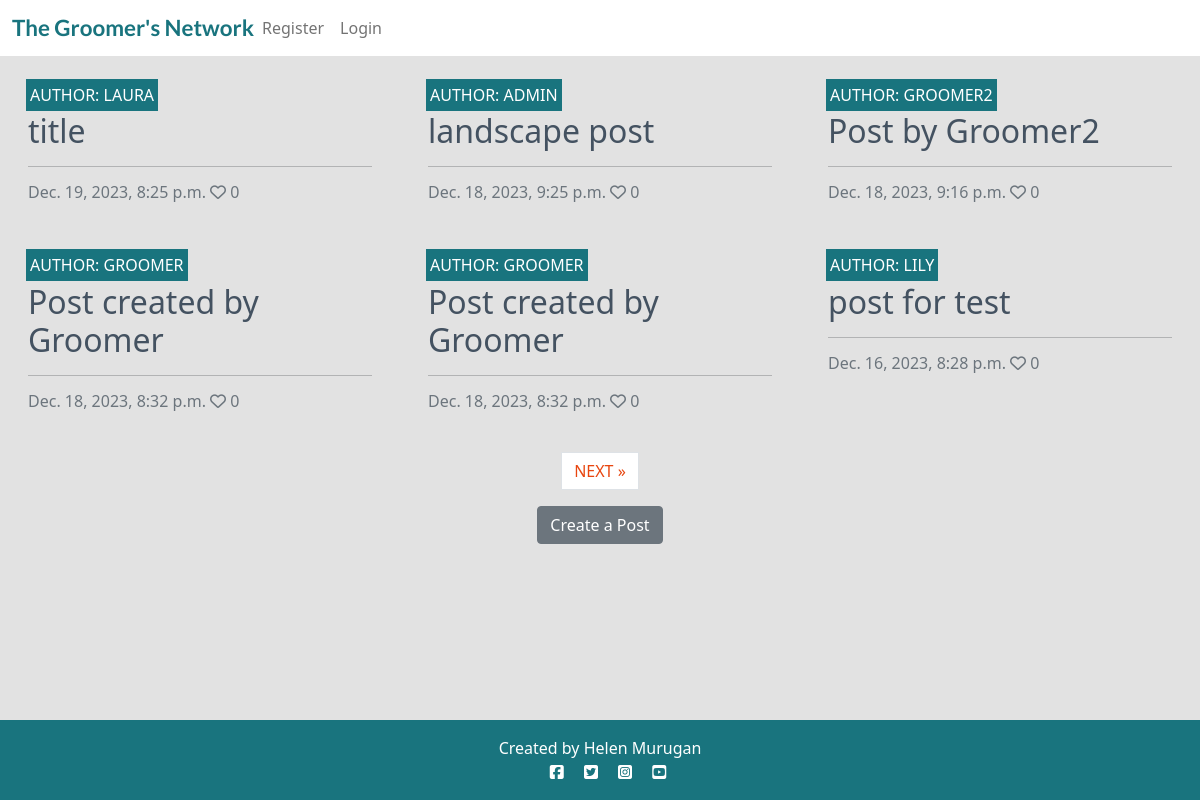
/posts/, run on the app's committed database.
### post/models.py (models this page shows, shortened)
class Post(models.Model):
    title = models.CharField(
        max_length=200,
        verbose_name="Title",
        )
    slug = models.SlugField(
        max_length=200,
        unique=True
        )
    author = models.ForeignKey(
        User,
        on_delete=models.CASCADE,
        related_name="post_posts"
    )
    content = models.TextField(
        blank=True,
        null=True,
    )
    featured_image = CloudinaryField(
        'image',
        default='placeholder'
        )
    created_on = models.DateTimeField(
        auto_now_add=True
        )
    updated_on = models.DateTimeField(
        auto_now=True
        )
    likes = models.ManyToManyField(
        User,
        related_name='post_likes',
        blank=True,
        )
    class Meta:
        ordering = ["-created_on"]
    def number_of_likes(self):
        return self.likes.count()

### post/views.py (the view)
# urls.py: path("", views.PostList.as_view(), name="home"),
class PostList(generic.ListView):
    model = Post
    queryset = Post.objects.order_by("-created_on")
    template_name = "index.html"
    paginate_by = 6

### templates/index.html (shortened to what this page needs)
{% extends "base.html" %}
{% block content %}
<div class="container-fluid">
    <div class="row">
        <div class="col-12 mt-3 left">
            <div class="row">
                {% for post in post_list %}
                <div class="col-md-4">
                    <div class="card mb-4">
                        <div class="card-body">
                            <div class="image-container">
                                <div class="image-flash">
                                    <p class="author">Author: {{ post.author }}</p>
                                </div>
                            </div>
                            <a href="{% url 'post_detail' post.slug  %}" class="post-link">
                                <h2 class="card-title">{{ post.title }}</h2>
                            </a>
                            <hr />
                            <p class="card-text text-muted h6">{{ post.created_on}} <i class="far fa-heart"></i>
                                {{ post.number_of_likes }}</p>
                        </div>
                    </div>
                </div>
                {% if forloop.counter|divisibleby:3 %}
            </div>
            <div class="row">
                {% endif %}
                {% endfor %}
            </div>
        </div>
    </div>
    {% if is_paginated %}
    <nav aria-label="Page navigation">
        <ul class="pagination justify-content-center">
            {% if page_obj.has_next %}
            <li><a href="?page={{ page_obj.next_page_number }}" class="page-link"> NEXT &raquo;</a></li>
            {% endif %}
        </ul>
    </nav>
    {% endif %}
    <div class="text-center">
        <a href="{% url 'post_create' %}" class="btn btn-secondary mb-4">Create a Post</a>
    </div>
</div>
{%endblock%}

### static/css/style.css (style rules this page uses)
body { background-color: #F9FAFC; }
.main-bg { background-color: #E2E2E2; }
.card { border: none; background-color: transparent; }
.image-container { position: relative; }
.image-flash { position: absolute; bottom: 5%; min-width: 30%; left: -2px; background-color: #19747E; }
.author { color: white; margin: 4px; text-transform: uppercase; }
.post-link { text-decoration: none; color: #445261; }
.post-link:hover, .page-link { color: #E84610; }

### data on the page
Post: author "LAURA", title "title", created_on "Dec. 19, 2023, 8:25 p.m.", number_of_likes "0"
Post: author "ADMIN", title "landscape post", created_on "Dec. 18, 2023, 9:25 p.m.", number_of_likes "0"
Post: author "GROOMER2", title "Post by Groomer2", created_on "Dec. 18, 2023, 9:16 p.m.", number_of_likes "0"
Post: author "GROOMER", title "Post created by Groomer", created_on "Dec. 18, 2023, 8:32 p.m.", number_of_likes "0"
Post: author "GROOMER", title "Post created by Groomer", created_on "Dec. 18, 2023, 8:32 p.m.", number_of_likes "0"
Post: author "LILY", title "post for test", created_on "Dec. 16, 2023, 8:28 p.m.", number_of_likes "0"
